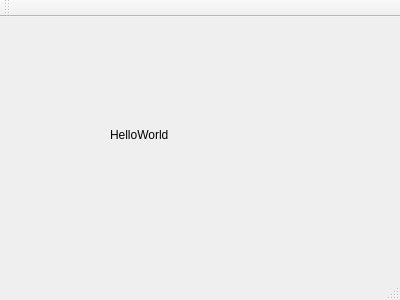
<?xml version="1.0" encoding="UTF-8"?>
<ui version="4.0">
 <class>MyDialog</class>
 <widget class="QMainWindow" name="MyDialog">
  <property name="geometry">
   <rect>
    <x>0</x>
    <y>0</y>
    <width>400</width>
    <height>300</height>
   </rect>
  </property>
  <property name="windowTitle">
   <string>MyDialog</string>
  </property>
  <widget class="QWidget" name="centralWidget">
   <widget class="QLabel" name="label">
    <property name="geometry">
     <rect>
      <x>110</x>
      <y>110</y>
      <width>71</width>
      <height>16</height>
     </rect>
    </property>
    <property name="text">
     <string>HelloWorld</string>
    </property>
   </widget>
  </widget>
  <widget class="QMenuBar" name="menuBar">
   <property name="geometry">
    <rect>
     <x>0</x>
     <y>0</y>
     <width>400</width>
     <height>23</height>
    </rect>
   </property>
  </widget>
  <widget class="QToolBar" name="mainToolBar">
   <attribute name="toolBarArea">
    <enum>TopToolBarArea</enum>
   </attribute>
   <attribute name="toolBarBreak">
    <bool>false</bool>
   </attribute>
  </widget>
  <widget class="QStatusBar" name="statusBar"/>
 </widget>
 <layoutdefault spacing="6" margin="11"/>
 <resources/>
 <connections/>
</ui>
